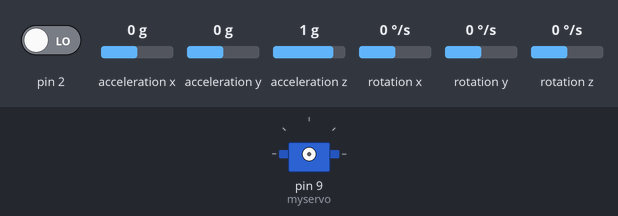
The sketch below on a simulated Arduino Uno, built with avr-gcc and run on an emulated ATmega328P. On the bench: servo. Inputs (shaded band) come from the test bench; at power-on: acceleration x 0 g, pin 2 LOW, acceleration y 0 g, acceleration z 1 g, rotation x 0 °/s, rotation y 0 °/s, rotation z 0 °/s. The sensor or clock chip raises its interrupt line as the real part does; what the sketch prints to the serial monitor is not drawn.

Above: at 0.1 s.
At 1.7 s:
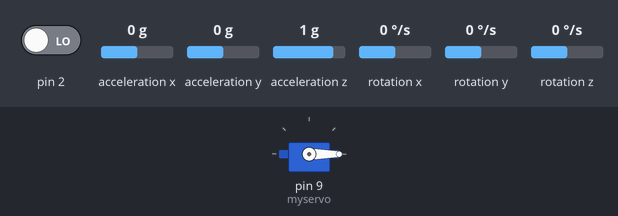
1.8 s: acceleration x set to -1.4 g
Timing chart, 0 to 4.8 s (numbered marks = the images above; inputs shaded):
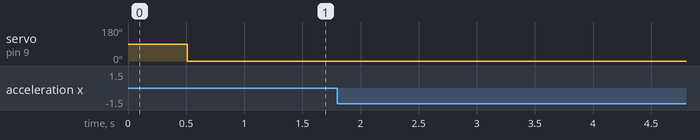

Measured:
- after the input at 1.8 s, every drawn part: stays the same

The sketch:

main.ino
```cpp
#include "I2Cdev.h"
#include "MPU6050_6Axis_MotionApps20.h"
#include "Wire.h"
#include "Servo.h"

Servo myservo;
MPU6050 mpu;

//65,44

bool blinkState = false;
bool dmpReady = false;
uint8_t mpuIntStatus;
uint8_t devStatus;
uint16_t packetSize;
uint16_t fifoCount;
uint8_t fifoBuffer[64];

Quaternion q;
VectorInt16 aa;
VectorInt16 aaReal;
VectorInt16 aaWorld;
VectorFloat gravity;
float euler[3];
float ypr[3];
float now;

uint8_t teapotPacket[14] = { '$', 0x02, 0,0, 0,0, 0,0, 0,0, 0x00, 0x00, '\r', '\n' };

volatile bool mpuInterrupt = false;
void dmpDataReady() {
    mpuInterrupt = true;
}

void setup() {
  Wire.begin();
  Serial.begin(115200);
  while (!Serial);
  mpu.initialize();
/*  while (Serial.available() && Serial.read()); ///do wywalenia
  while (!Serial.available());                //
  while (Serial.available() && Serial.read());//*/
  devStatus = mpu.dmpInitialize();
  mpu.setXGyroOffset(220);
  mpu.setYGyroOffset(76);
  mpu.setZGyroOffset(-85);
  mpu.setZAccelOffset(1788);
  if (devStatus == 0) {
        mpu.setDMPEnabled(true);
        attachInterrupt(0, dmpDataReady, RISING);
        mpuIntStatus = mpu.getIntStatus();
        dmpReady = true;
        packetSize = mpu.dmpGetFIFOPacketSize();
    }
 myservo.attach(9);
}

void loop() {
  if (!dmpReady) return;
  mpuInterrupt = false;
  mpuIntStatus = mpu.getIntStatus();
  fifoCount = mpu.getFIFOCount();
  if ((mpuIntStatus & 0x10) || fifoCount == 1024) {
        mpu.resetFIFO();
  } else if (mpuIntStatus & 0x02) {
        while (fifoCount < packetSize) fifoCount = mpu.getFIFOCount();
        mpu.getFIFOBytes(fifoBuffer, packetSize);
        fifoCount -= packetSize;
            mpu.dmpGetQuaternion(&q, fifoBuffer);
            mpu.dmpGetGravity(&gravity, &q);
            mpu.dmpGetYawPitchRoll(ypr, &q, &gravity);
            Serial.print("ypr\t");
            //Serial.print(ypr[0] * 180/M_PI);
            Serial.print("\t");
            now = ypr[1] * 180/M_PI;
            Serial.print(now);
            if(now>65.48){
              przod();
            } else if(now<65.40){
              tyl();
            }
            //Serial.print("\t");
            //Serial.println(ypr[2] * 180/M_PI);
  }
}

void przod(){
  myservo.write(180);
  delay(0.0001);
}

void tyl(){
  myservo.write(0);
  delay(0.0001);
}
```
